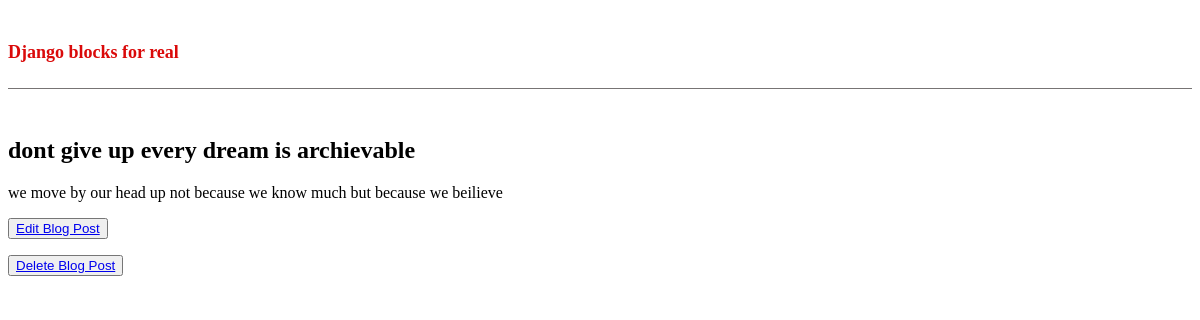
The page /post/8/ on the database its author committed.
### blog/models.py (models this page shows, shortened)
class Post(models.Model):
    title=models.CharField(max_length=200)
    author =models.ForeignKey('auth.User', on_delete=models.CASCADE,)
    body = models.TextField()

### blog/views.py (the view)
# urls.py: path('post/<int:pk>/',  BlogDetailView.as_view(), # to see the details and body of the info using id
class BlogDetailView(DetailView): #we use detail view its use display the elements of single object
    model= Post
    template_name = "post_detail.html"

### blog/templates/post_detail.html (shortened to what this page needs)
{% extends 'base.html' %}
    {% block content %}
            <div class="post_entry"><h2>{{ object.title}}</h2><p>
                {{object.body}}</p>
        </div>
        <button type="button"><a href="{%url "post_edit" object.pk %}">Edit Blog Post</a></button>
       <p> <button type="button"><a href="{%url "post_delete" object.pk %}">Delete Blog Post</a></button> </p>
    {% endblock content %}

### rows shown on the page
Post: title "dont give up every dream is archievable", body "we move by our head up not because we know much but because we beilieve"
